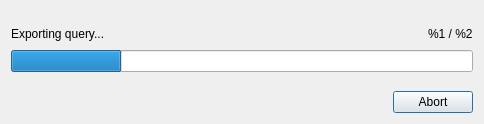
<?xml version="1.0" encoding="UTF-8"?>
<ui version="4.0">
 <class>InventoryQueryExportDlg</class>
 <widget class="QDialog" name="InventoryQueryExportDlg">
  <property name="geometry">
   <rect>
    <x>0</x>
    <y>0</y>
    <width>484</width>
    <height>124</height>
   </rect>
  </property>
  <property name="windowTitle">
   <string>Dialog</string>
  </property>
  <layout class="QVBoxLayout" name="verticalLayout">
   <item>
    <spacer name="verticalSpacer_2">
     <property name="orientation">
      <enum>Qt::Vertical</enum>
     </property>
     <property name="sizeHint" stdset="0">
      <size>
       <width>20</width>
       <height>13</height>
      </size>
     </property>
    </spacer>
   </item>
   <item>
    <layout class="QHBoxLayout" name="horizontalLayout">
     <item>
      <widget class="QLabel" name="label">
       <property name="text">
        <string>Exporting query...</string>
       </property>
      </widget>
     </item>
     <item>
      <spacer name="horizontalSpacer">
       <property name="orientation">
        <enum>Qt::Horizontal</enum>
       </property>
       <property name="sizeHint" stdset="0">
        <size>
         <width>40</width>
         <height>20</height>
        </size>
       </property>
      </spacer>
     </item>
     <item>
      <widget class="QLabel" name="progress">
       <property name="text">
        <string>%1 / %2</string>
       </property>
      </widget>
     </item>
    </layout>
   </item>
   <item>
    <widget class="QProgressBar" name="progressBar">
     <property name="value">
      <number>24</number>
     </property>
     <property name="textVisible">
      <bool>false</bool>
     </property>
    </widget>
   </item>
   <item>
    <spacer name="verticalSpacer">
     <property name="orientation">
      <enum>Qt::Vertical</enum>
     </property>
     <property name="sizeHint" stdset="0">
      <size>
       <width>20</width>
       <height>13</height>
      </size>
     </property>
    </spacer>
   </item>
   <item>
    <widget class="QDialogButtonBox" name="buttonBox">
     <property name="orientation">
      <enum>Qt::Horizontal</enum>
     </property>
     <property name="standardButtons">
      <set>QDialogButtonBox::Abort</set>
     </property>
    </widget>
   </item>
  </layout>
 </widget>
 <resources/>
 <connections>
  <connection>
   <sender>buttonBox</sender>
   <signal>accepted()</signal>
   <receiver>InventoryQueryExportDlg</receiver>
   <slot>accept()</slot>
   <hints>
    <hint type="sourcelabel">
     <x>248</x>
     <y>254</y>
    </hint>
    <hint type="destinationlabel">
     <x>157</x>
     <y>274</y>
    </hint>
   </hints>
  </connection>
  <connection>
   <sender>buttonBox</sender>
   <signal>rejected()</signal>
   <receiver>InventoryQueryExportDlg</receiver>
   <slot>reject()</slot>
   <hints>
    <hint type="sourcelabel">
     <x>316</x>
     <y>260</y>
    </hint>
    <hint type="destinationlabel">
     <x>286</x>
     <y>274</y>
    </hint>
   </hints>
  </connection>
 </connections>
</ui>
